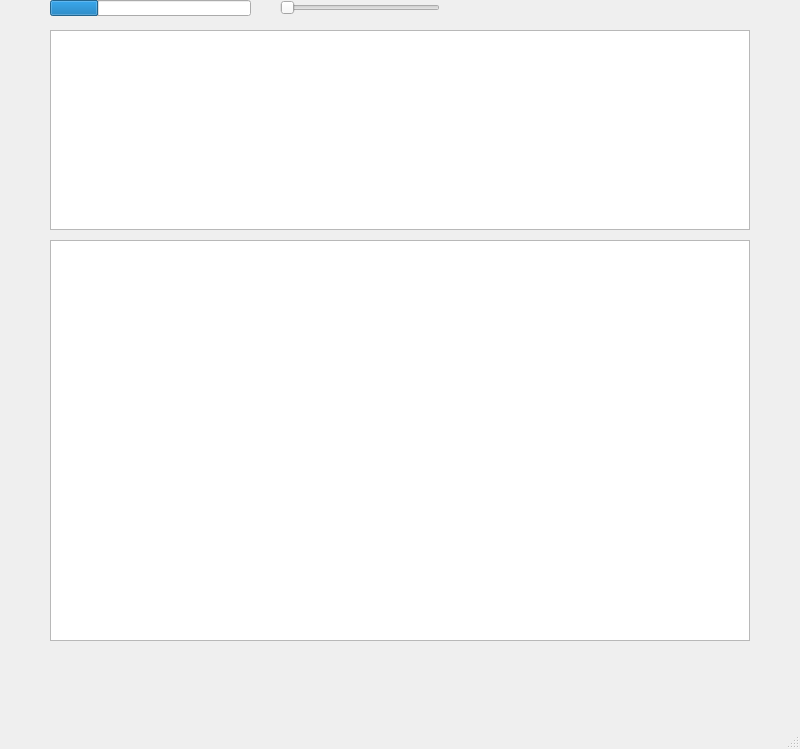
<?xml version="1.0" encoding="UTF-8"?>
<ui version="4.0">
 <class>MainWindow</class>
 <widget class="QMainWindow" name="MainWindow">
  <property name="geometry">
   <rect>
    <x>0</x>
    <y>0</y>
    <width>800</width>
    <height>749</height>
   </rect>
  </property>
  <property name="windowTitle">
   <string>MainWindow</string>
  </property>
  <widget class="QWidget" name="centralwidget">
   <widget class="QChartView" name="panadapterView">
    <property name="geometry">
     <rect>
      <x>50</x>
      <y>30</y>
      <width>700</width>
      <height>200</height>
     </rect>
    </property>
    <property name="sizePolicy">
     <sizepolicy hsizetype="Fixed" vsizetype="Fixed">
      <horstretch>0</horstretch>
      <verstretch>0</verstretch>
     </sizepolicy>
    </property>
    <property name="minimumSize">
     <size>
      <width>700</width>
      <height>200</height>
     </size>
    </property>
   </widget>
   <widget class="QSlider" name="volumeSlider">
    <property name="geometry">
     <rect>
      <x>280</x>
      <y>0</y>
      <width>160</width>
      <height>16</height>
     </rect>
    </property>
    <property name="orientation">
     <enum>Qt::Horizontal</enum>
    </property>
   </widget>
   <widget class="QProgressBar" name="gauge">
    <property name="geometry">
     <rect>
      <x>50</x>
      <y>0</y>
      <width>201</width>
      <height>16</height>
     </rect>
    </property>
    <property name="value">
     <number>24</number>
    </property>
    <property name="textVisible">
     <bool>false</bool>
    </property>
   </widget>
   <widget class="QChartView" name="timeseriesView">
    <property name="geometry">
     <rect>
      <x>50</x>
      <y>240</y>
      <width>700</width>
      <height>401</height>
     </rect>
    </property>
    <property name="sizePolicy">
     <sizepolicy hsizetype="Fixed" vsizetype="Fixed">
      <horstretch>0</horstretch>
      <verstretch>0</verstretch>
     </sizepolicy>
    </property>
    <property name="minimumSize">
     <size>
      <width>700</width>
      <height>200</height>
     </size>
    </property>
   </widget>
  </widget>
  <widget class="QMenuBar" name="menubar">
   <property name="geometry">
    <rect>
     <x>0</x>
     <y>0</y>
     <width>800</width>
     <height>20</height>
    </rect>
   </property>
  </widget>
  <widget class="QStatusBar" name="statusbar"/>
 </widget>
 <customwidgets>
  <customwidget>
   <class>QChartView</class>
   <extends>QGraphicsView</extends>
   <header>qchartview.h</header>
  </customwidget>
 </customwidgets>
 <resources/>
 <connections/>
</ui>
